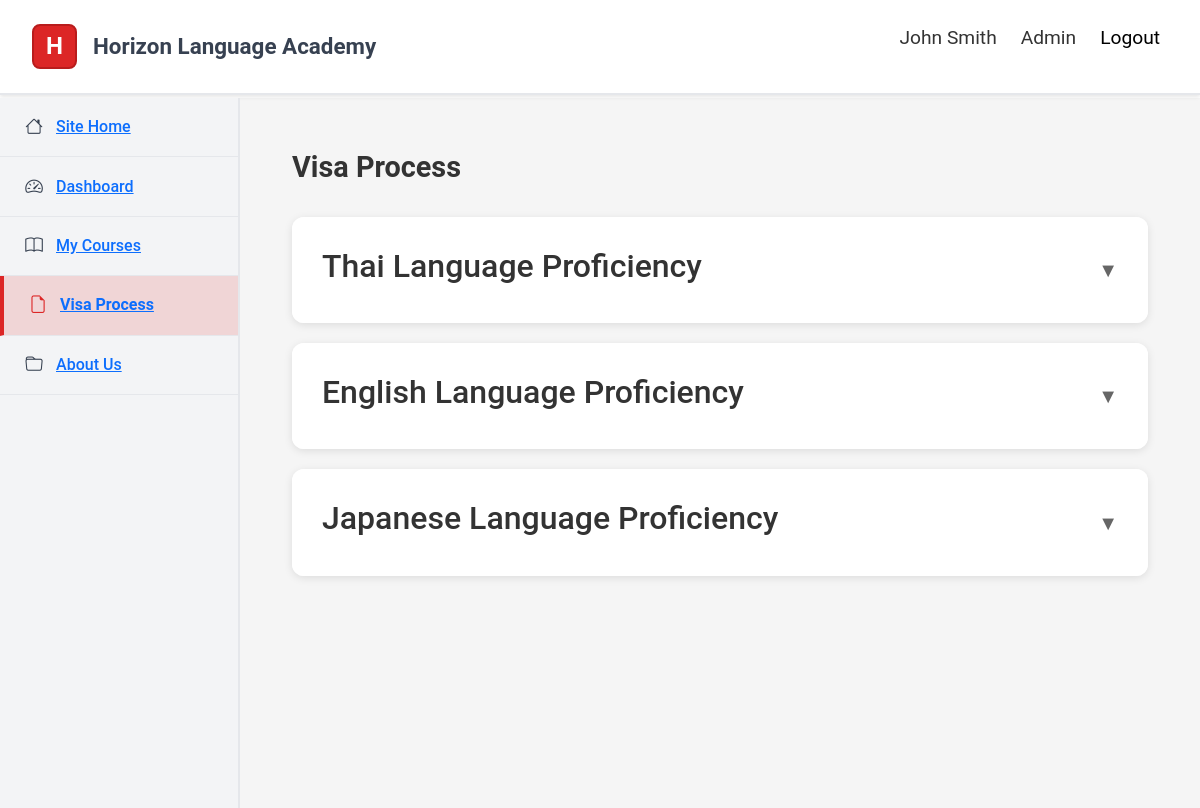
The page /visaprocess.php (signed in) on the database its author committed.
### tables this page shows
CREATE TABLE course (
  course_id   VARCHAR(50) PRIMARY KEY,
  course_name VARCHAR(100) NOT NULL,
  course_fees DECIMAL(10,2)
);

### visaprocess.php (the view, shortened to what this page needs)
<?php
$pdo = db();
$sql = "
SELECT
    c.course_id,
    c.course_name,
    GROUP_CONCAT(b.batch_id ORDER BY b.batch_id) AS batch_list
FROM course AS c
LEFT JOIN batch AS b
    ON c.course_id = b.course_id
GROUP BY c.course_id, c.course_name
;
";
$stmt = $pdo->prepare($sql);
$stmt->execute();
$courses = $stmt->fetchAll(PDO::FETCH_ASSOC);
?>
<!DOCTYPE html>
<html lang="en">
<head>
    <link href="https://cdn.jsdelivr.net/npm/bootstrap@5.3.7/dist/css/bootstrap.min.css" rel="stylesheet">
    <link rel="stylesheet" href="https://cdn.jsdelivr.net/npm/bootstrap-icons@1.13.1/font/bootstrap-icons.min.css">
    <link rel="stylesheet" href="static/style.css">
</head>
<body>
    <?php include 'header.php'; ?>
    <div class="row g-0">
        <?php include 'sidebar.php'; ?>
        <div class="col-lg-10 col-md-9 col-8 main-content">
        <div class="dashboard-content">
            <h2 class="page-title">Visa Process</h2>
            <?php foreach ($courses as $course): ?>
                <div class="course-dropdown">
                    <div class="course-header" onclick="toggleCourse('<?php echo $course['course_id']; ?>')">
                        <h2><?= htmlspecialchars($course['course_name']); ?></h2>
                        <span class="dropdown-icon" id="<?php echo $course['course_id'];?>-icon">▼</span>
                    </div>
                </div>
            <?php endforeach; ?>
        </div>
    </div>
</body>
</html>

### static/style.css (style rules this page uses)
:root { --primary-red: #dc2626; --dark-gray: #374151; --light-gray: #f3f4f6; --border-gray: #e5e7eb; --blue-accent: #3b82f6; }
body { align-items: center; background-color: #ffffff; color: #333; font-family: -apple-system, Arial, BlinkMacSystemFont, Geneva, 'Helvetica Neue'; font-family: Roboto, sans-serif, 'Segoe UI', Tahoma, Verdana; justify-content: center; margin: 0; padding-top: 90px; }
.main-content { background-color: #f5f5f5; margin-left: 240px; margin-top: 1vh; width: calc(100% - 240px); padding: 20px; min-height: calc(100vh - 90px); }
.page-title { font-size: 1.8rem; color: #333; margin-bottom: 2rem; font-weight: 600; }
.course-dropdown { background-color: white; border-radius: 12px; box-shadow: 0 2px 8px rgba(0, 0, 0, 0.1); margin-bottom: 20px; overflow: hidden; transition: box-shadow 0.3s ease; }
.course-header { padding: 30px; cursor: pointer; display: flex; justify-content: space-between; align-items: center; background-color: white; transition: background-color 0.2s; }
.dropdown-icon { font-size: 20px; color: #666; transition: transform 0.3s ease; }

### static/dashboard.css (style rules this page uses)
.dashboard-content { padding: 2rem; }

### rows shown on the page
course: course_name "Thai Language Proficiency"
course: course_name "English Language Proficiency"
course: course_name "Japanese Language Proficiency"

### other values the page prints
$_SESSION['user_name'] "John Smith"
$_SESSION['role'] "Admin"
